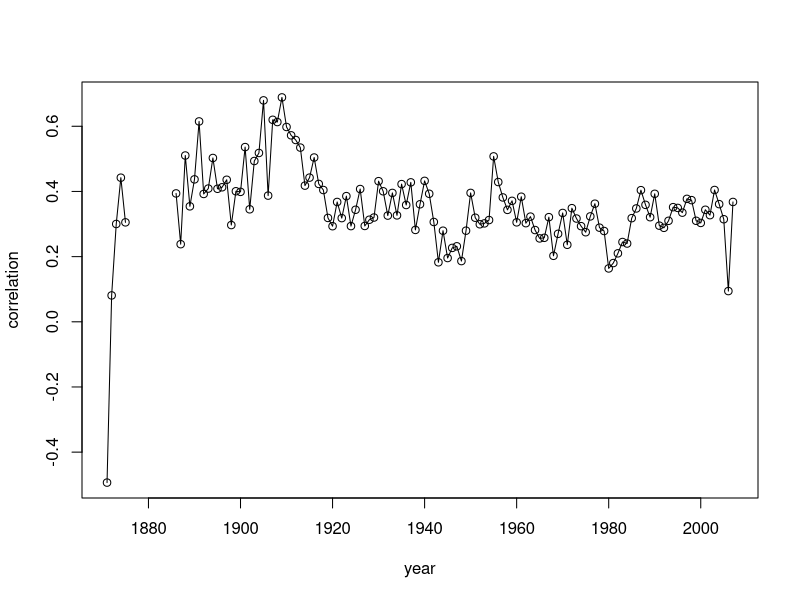
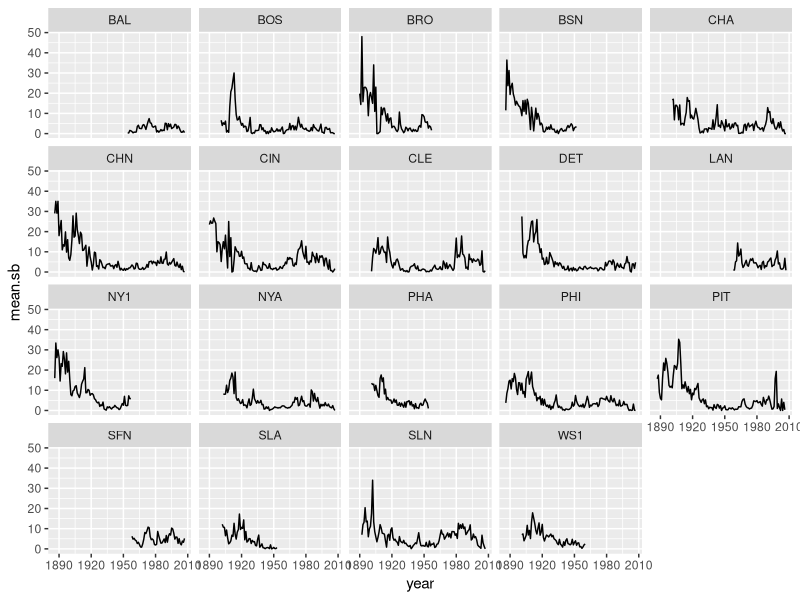

Generate these figures, in order, with R:
## ---- chunk 1
library(plyr)
head(baseball) # see ?baseball
## ---- chunk 2
stolen_homeruns <- ddply(baseball, "year", summarize, correlation = cor(sb, hr))
plot(stolen_homeruns, type = "o")
## ---- chunk 3
out <- dlply(subset(baseball, year > 1950), "year", function(x) with(x, 
  lm(sb ~ hr)))
head(out)
summary(out[[1]]) # the first model output
summary(out[[2]]) # the second...

# browse through the data by year to build up a more complicated
# function (or debug an existing function)
# I've commented it out so you don't accidentally run it:
# out <- dlply(subset(baseball, year > 1950), "year", function(x) {
#  browser()
# })
# hit Return and look at the value of x each time
# type Q and hit the Return key to quit the browser

# get the slope and intercept from a linear model, fitting a separate
# linear model for each year:
out <- ddply(subset(baseball, year > 1950), "year", function(x) {
  lm.out <- as.numeric(coef(with(x, lm(hr ~ sb))))
  data.frame(slope = lm.out[2], intercept = lm.out[1])
})
head(out)

# create an additional column with the residuals from a linear model
# fit for each year:
out.residuals <- ddply(subset(baseball, year > 1950), "year", 
  transform, residuals = residuals(lm(hr ~ sb)))
head(out.residuals)

# get the mean stolen bases for each year and team combination:
out <- ddply(baseball, c("year", "team"), summarise, mean.sb = mean(sb, 
  na.rm = T))
head(out)

# Added bonus: plot it
# first exclude missing data and teams with less than 50 years of data 
# just for plotting:
out <- na.omit(out)
out <- subset(out, team %in% names(table(out$team))[table(out$team) >= 50])

# plot it:
library(ggplot2)
ggplot(out, aes(year, mean.sb)) + facet_wrap(~ team) + geom_line()
